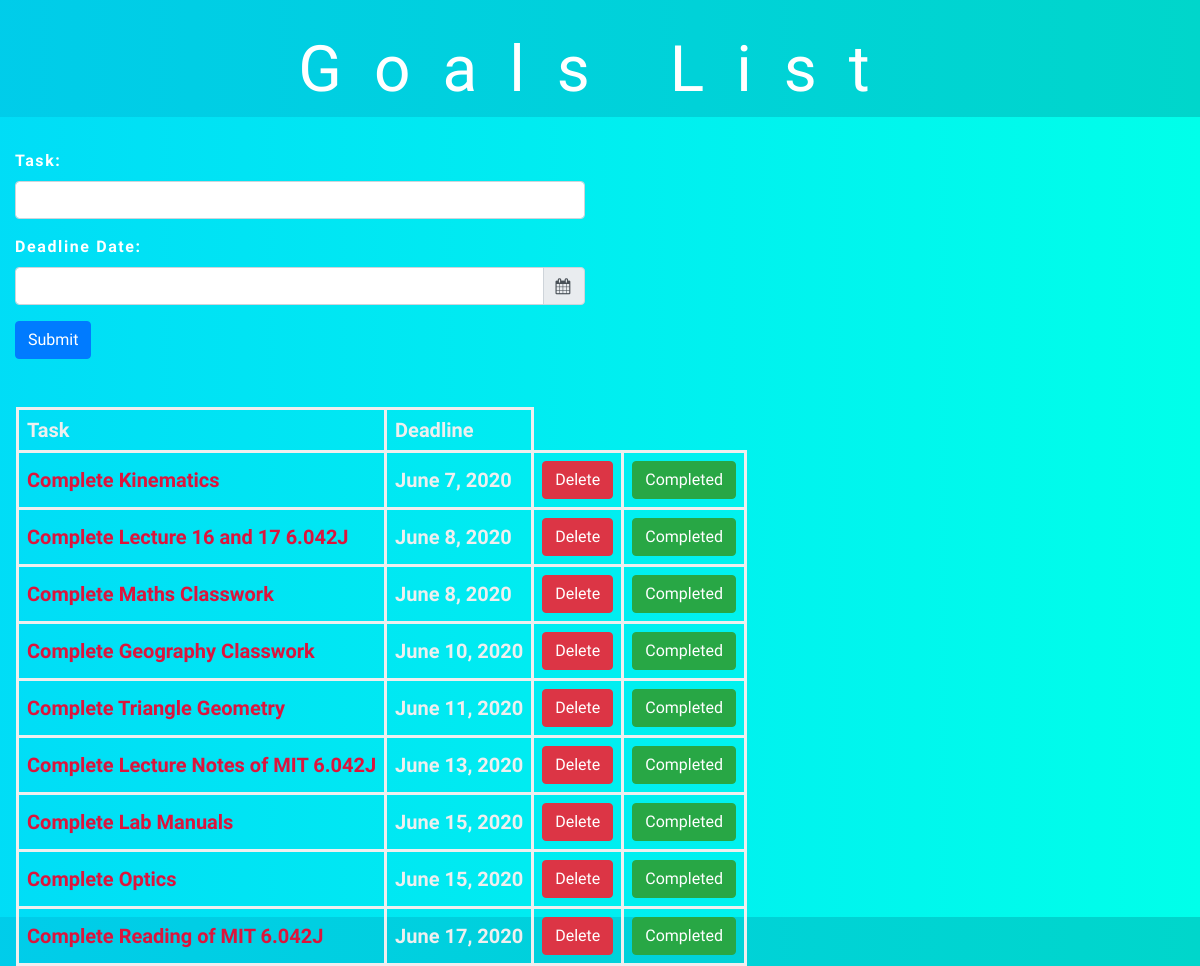
Before: / with the older database file.
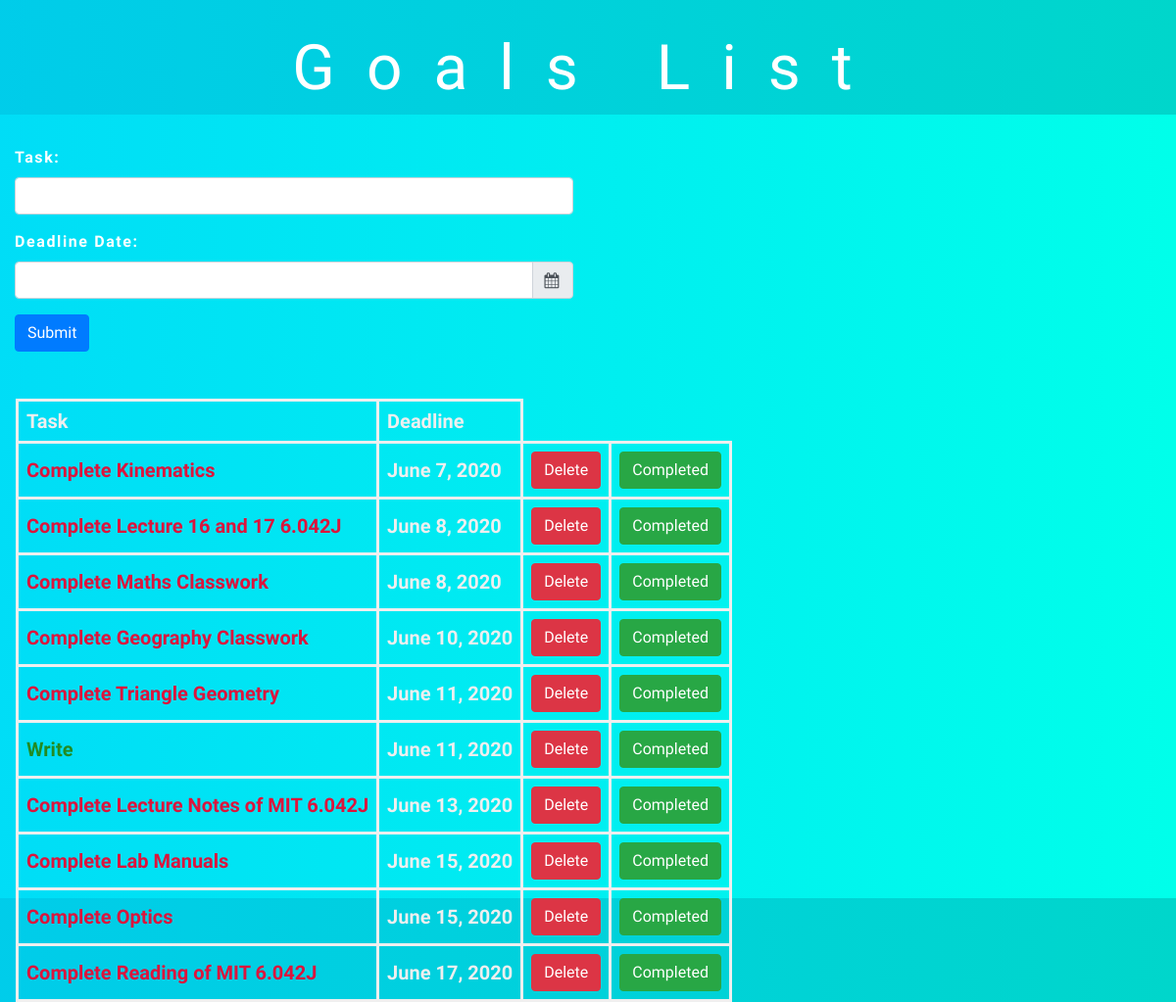
After: the same page with the newer database file.
### ToDoapp/models.py (models this page shows, shortened)
class ToDoItem(models.Model):
    TRUE_FALSE_CHOICES = (
        (True, 'Yes'),
        (False, 'No')
    )
    id = models.IntegerField(primary_key=True)
    task = models.CharField(max_length=500)
    deadline = models.DateField(blank=True, null=True)
    completed = models.BooleanField(blank=True, null=True, choices=TRUE_FALSE_CHOICES)

### ToDoapp/views.py (the view, shortened to what this page needs)
# urls.py: path('', views.index, name="index"),
def index(request):
    todoItems = ToDoItem.objects.order_by('deadline')
    return render(request, 'index.html', {'todoItems': todoItems})

### ToDoapp/templates/index.html (shortened to what this page needs)
{% extends 'layout.html' %}
{% load static %}
{% block body %}
<h1 id="title">Goals List</h1>
<div class="bootstrap-iso">
    <div class="container-fluid">
        <div class="row">
          <div class="col-md-6 col-sm-6 col-xs-12">
               <form method="post">
                <div id="form-group1">
                    <label class="control-label" for="task">Task:</label>
                    <input class="form-control" id="task" name="task" type="text"/>
                </div>
                <div id="form-group2">
                    <label for="datepicker">Deadline Date:</label>
                    <div class="input-group date" id="datetimepicker1" data-target-input="nearest">
                        <input type="text" class="form-control datetimepicker-input" data-target="#datetimepicker1" name="datetimepicker1"/>
                        <div class="input-group-append" data-target="#datetimepicker1" data-toggle="datetimepicker">
                            <div class="input-group-text"><i class="fa fa-calendar"></i></div>
                        </div>
                    </div>
                </div>
             <div class="form-group">
                    <button class="btn btn-primary " name="submit" type="submit">Submit</button>
             </div>
            </form>
           </div>
         </div>
        </div>
<table>
    <tr>
        <th>Task</th>
        <th>Deadline</th>
    </tr>
    {% for i in todoItems %}
    <tr id="{{ i.id }}">
        {% if i.completed %}
            <th style="color:forestgreen">{{ i.task }}</th>
            <td>{{ i.deadline }}</td>
            <td><button class="btn btn-danger delete" name="{{ i.id }}" type="submit">Delete</button></td>
            <td><input class="btn btn-success complete" name="{{ i.id }}" type="button" value="Completed"/></td>
        {% else %}
            <th style="color:crimson">{{ i.task }}</th>
            <td>{{ i.deadline }}</td>
            <td><button class="btn btn-danger delete" name="{{ i.id }}" type="submit">Delete</button></td>
            <td><input class="btn btn-success complete" name="{{ i.id }}" type="button" value="Completed"/></td>
        {% endif %}
    </tr>
    {% endfor %}
</table>
{% endblock %}

### ToDoapp/templates/layout.html (shortened to what this page needs)
{% load static %}
<html lang="en" dir="ltr">
  <head>
    <link href="{% static 'styles.css' %}" rel="stylesheet"/>
    <link rel="stylesheet" href="https://stackpath.bootstrapcdn.com/bootstrap/4.2.1/css/bootstrap.min.css">
    <link href="https://stackpath.bootstrapcdn.com/font-awesome/4.7.0/css/font-awesome.min.css" rel="stylesheet">
    <link rel="stylesheet" href="https://cdnjs.cloudflare.com/ajax/libs/tempusdominus-bootstrap-4/5.1.2/css/tempusdominus-bootstrap-4.min.css" />
  </head>
  <body>
    {% block body %}
    {% endblock %}
  </body>
</html>

### ToDoapp/static/styles.css (style rules this page uses)
* { box-sizing: border-box; margin: 0; padding: 0; }
body { background: rgb(0,208,255); background: linear-gradient(90deg, rgba(0,208,255,1) 0%, rgba(0,209,251,1) 30%, rgba(0,198,255,1) 58%, #00d6cb 100%); background-size: 400%, 400%; background-position: 100%; animation: gradient 10s infinite; height: 100vh; display: flex; flex-direction: column; }
#title { color: white; font-family: Raleway, sans-serif; font-weight: 300; font-size: 4rem; letter-spacing: 2rem; width: 100%; margin-top: 2rem; text-align: center; }
.bootstrap-iso { background: rgb(0,208,255); background: linear-gradient(90deg, rgba(0,208,255,1) 0%, rgba(0,209,251,1) 30%, rgba(0,198,255,1) 58%, rgba(0,255,234,1) 100%); background-size: 400%, 400%; background-position: 100%; animation: gradient 10s infinite; height: 100vh; width: 100%; }
.container-fluid { font-family: Raleway, sans-serif; color: #ffffff; font-weight: 700; letter-spacing: 0.1rem; display: flex; flex-direction: column; margin-top: 2rem; }
#form-group2 { margin-top:1rem; margin-bottom: 1rem; }
td, th { padding: 0.5rem 0.5rem 0.5rem 0.5rem; border: 3.5px solid #efefef; color: #efefef; font-family: Raleway, sans-serif; font-weight: 700; font-size:1.25rem; }
table { margin-right: 1rem; margin-top: 2rem; margin-left: 1rem; margin-bottom: 2rem; }

Changed rows visible on the page:
added ToDoItem: task "Write", deadline "June 11, 2020"
